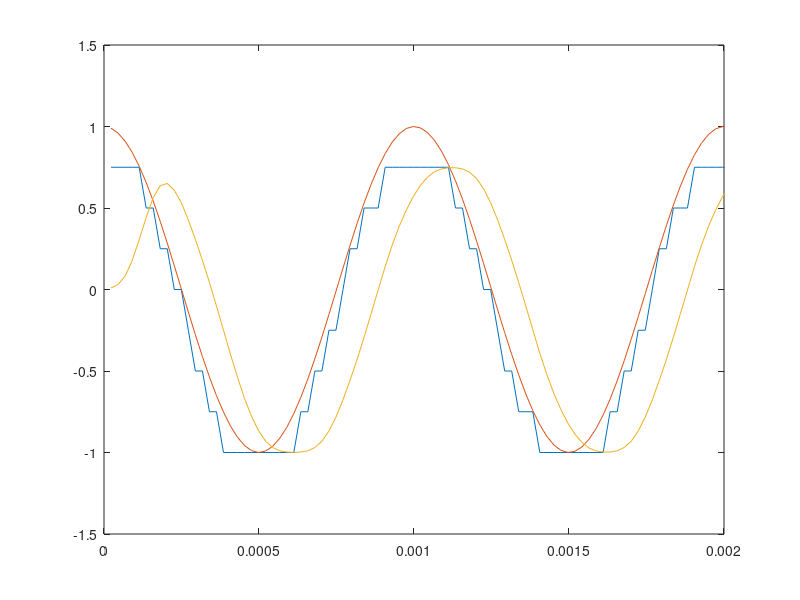
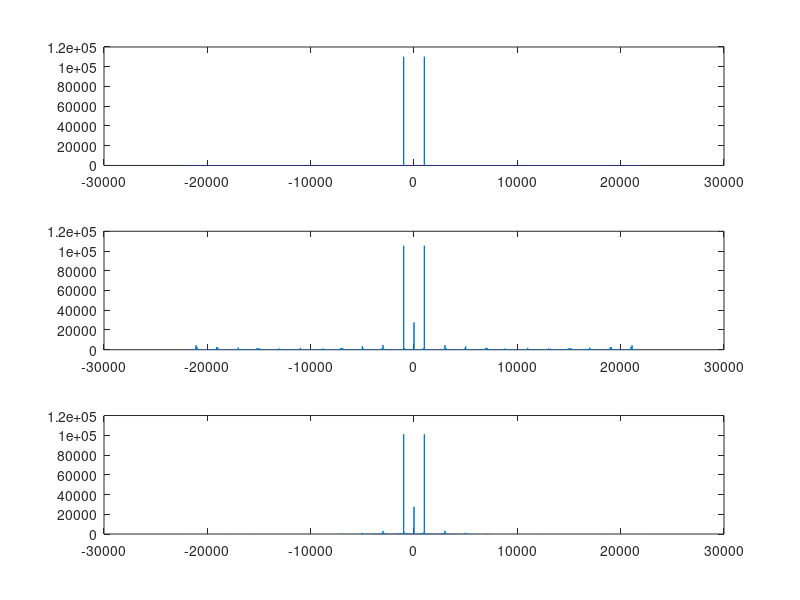

Reproduce these figures in MATLAB, in order.
clear all
close all
clc

Fs = 44.1e3;
f1 = 1e3;
k = 3;
L = 2^k;
A = 1;
%t = [0:1/Fs:3/f1];
t = [0:1/Fs:5];
y = A*cos(2*pi*f1*t);
passo_q = (2*A)/L;
x = (y + A)-(passo_q/2);
y_quant = x/passo_q;
y_quant = round(y_quant);
y_quant = y_quant(2:end);
y_unquant=(y_quant*passo_q)-A;
Y = fftshift(fft(y));
Y_un = fftshift(fft(y_unquant));
f = [-Fs/2:1/5:Fs/2];
filtro = fir1(10, (2*1500)/Fs);
y_filter = filter(filtro, 1, y_unquant);
Y_filter = fftshift(fft(y_filter));
figure(1)
plot(t(2:end),y_unquant)
ylim([A*-1.5 A*1.5])
xlim([0 2/f1])
hold on
plot(t(2:end), y(2:end))
xlim([0 2/f1])
hold on
plot(t(2:end), y_filter)

figure(2)
subplot(311)
plot(f(2:end),abs(Y(2:end)))
subplot(312)
plot(f(2:end), abs(Y_un))

subplot(313)
plot(f(2:end), abs(Y_filter))


